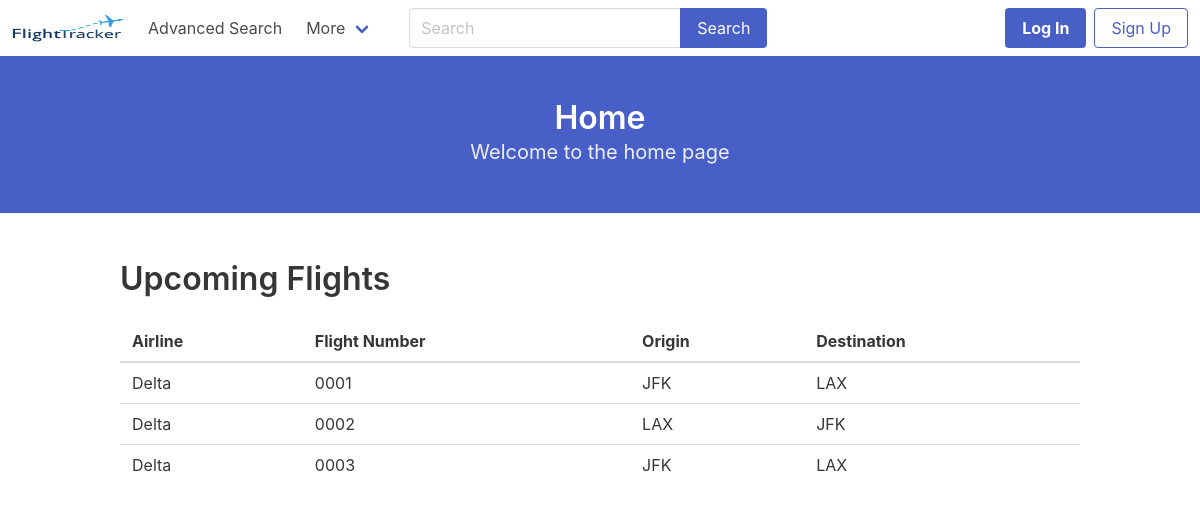
The page / on the database its author committed.
### website/models.py (models this page shows)
class Airline(models.Model):
    name = models.CharField(max_length=30, primary_key=True)

class Flight(models.Model):
    airline = models.ForeignKey(Airline, on_delete=models.CASCADE)
    flight_number = models.CharField(max_length=30, primary_key=True)
    base_price = models.DecimalField(max_digits=10, decimal_places=2)
    airplane = models.ForeignKey(Airplane, on_delete=models.CASCADE)
    departure_airport = models.ForeignKey(Airport, on_delete=models.CASCADE, related_name='departure_airport')
    arrival_airport = models.ForeignKey(Airport, on_delete=models.CASCADE, related_name='arrival_airport')
    departure_date = models.DateTimeField()
    arrival_date = models.DateTimeField()
    status = models.CharField(max_length=30)
    class Meta:
        unique_together = (('airline', 'flight_number'),)

class Airport(models.Model):
    name = models.CharField(max_length=30, primary_key=True)
    city = models.CharField(max_length=30)
    country = models.CharField(max_length=2)
    airport_type = models.CharField(max_length=30)

### website/views.py (the view, shortened to what this page needs)
# urls.py: path('', views.index, name='index'),
def index(request):
    context = {}
    context['title'] = 'Home'
    context['subtitle'] = 'Welcome to the home page'
    context['flights'] = [
        ]
    for flight in Flight.objects.all():
        context['flights'].append({
            'airline': flight.airline.name,
            'flight_no': flight.flight_number,
            'origin': flight.departure_airport.name,
            'destination': flight.arrival_airport.name,
            'departure': flight.departure_date.date(),
            'arrival': flight.arrival_date.date(),
            'price': flight.base_price,
            'status': flight.status,
        })
    return render(request, 'website/index.html', context)

### website/templates/website/index.html
{% extends "website/base.html" %}
{% block content %}
    <h1 class="title">Upcoming Flights</h1>
    {% if flights %}
        <table class="table is-fullwidth">
            <thead>
                <tr>
                    <th>Airline</th>
                    <th>Flight Number</th>
                    <th>Origin</th>
                    <th>Destination</th>
                </tr>
            </thead>
            <tbody>
                {% for flight in flights %}
                    <tr>
                        <td>{{ flight.airline }}</td>
                        <td>{{ flight.flight_no }}</td>
                        <td>{{ flight.origin }}</td>
                        <td>{{ flight.destination }}</td>
                    </tr>
                {% endfor %}
            </tbody>
        </table>
    {% else %}
        <p>No flights found.</p>
    {% endif %}
{% endblock %}

### rows shown on the page
Airline: airline "Delta" "Delta" "Delta"
Flight: flight_no "0001"
Airport: origin "JFK" "JFK", destination "JFK"
Airport: destination "LAX" "LAX", origin "LAX"
Flight: flight_no "0002"
Flight: flight_no "0003"

### other values the page prints
{{ title }} "Home"
{{ subtitle }} "Welcome to the home page"
